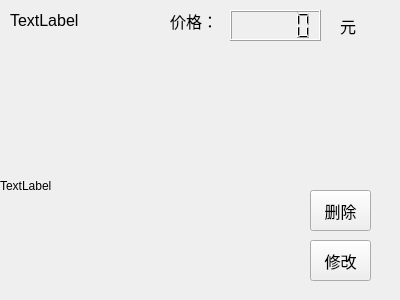
<?xml version="1.0" encoding="UTF-8"?>
<ui version="4.0">
 <class>component_dish_for_restaurant</class>
 <widget class="QWidget" name="component_dish_for_restaurant">
  <property name="geometry">
   <rect>
    <x>0</x>
    <y>0</y>
    <width>400</width>
    <height>300</height>
   </rect>
  </property>
  <property name="windowTitle">
   <string>Form</string>
  </property>
  <widget class="QLabel" name="name">
   <property name="geometry">
    <rect>
     <x>10</x>
     <y>0</y>
     <width>81</width>
     <height>41</height>
    </rect>
   </property>
   <property name="font">
    <font>
     <pointsize>12</pointsize>
    </font>
   </property>
   <property name="text">
    <string>TextLabel</string>
   </property>
  </widget>
  <widget class="QLabel" name="label">
   <property name="geometry">
    <rect>
     <x>170</x>
     <y>0</y>
     <width>41</width>
     <height>41</height>
    </rect>
   </property>
   <property name="font">
    <font>
     <pointsize>12</pointsize>
    </font>
   </property>
   <property name="text">
    <string>价格：</string>
   </property>
  </widget>
  <widget class="QLCDNumber" name="price">
   <property name="geometry">
    <rect>
     <x>230</x>
     <y>10</y>
     <width>91</width>
     <height>31</height>
    </rect>
   </property>
  </widget>
  <widget class="QLabel" name="label_2">
   <property name="geometry">
    <rect>
     <x>340</x>
     <y>10</y>
     <width>41</width>
     <height>31</height>
    </rect>
   </property>
   <property name="font">
    <font>
     <pointsize>12</pointsize>
    </font>
   </property>
   <property name="text">
    <string>元</string>
   </property>
  </widget>
  <widget class="QLabel" name="picture">
   <property name="geometry">
    <rect>
     <x>0</x>
     <y>80</y>
     <width>311</width>
     <height>211</height>
    </rect>
   </property>
   <property name="text">
    <string>TextLabel</string>
   </property>
  </widget>
  <widget class="QPushButton" name="deletebutton">
   <property name="geometry">
    <rect>
     <x>310</x>
     <y>190</y>
     <width>61</width>
     <height>41</height>
    </rect>
   </property>
   <property name="font">
    <font>
     <pointsize>12</pointsize>
    </font>
   </property>
   <property name="text">
    <string>删除</string>
   </property>
  </widget>
  <widget class="QPushButton" name="edit">
   <property name="geometry">
    <rect>
     <x>310</x>
     <y>240</y>
     <width>61</width>
     <height>41</height>
    </rect>
   </property>
   <property name="font">
    <font>
     <pointsize>12</pointsize>
    </font>
   </property>
   <property name="text">
    <string>修改</string>
   </property>
  </widget>
 </widget>
 <resources/>
 <connections/>
</ui>
